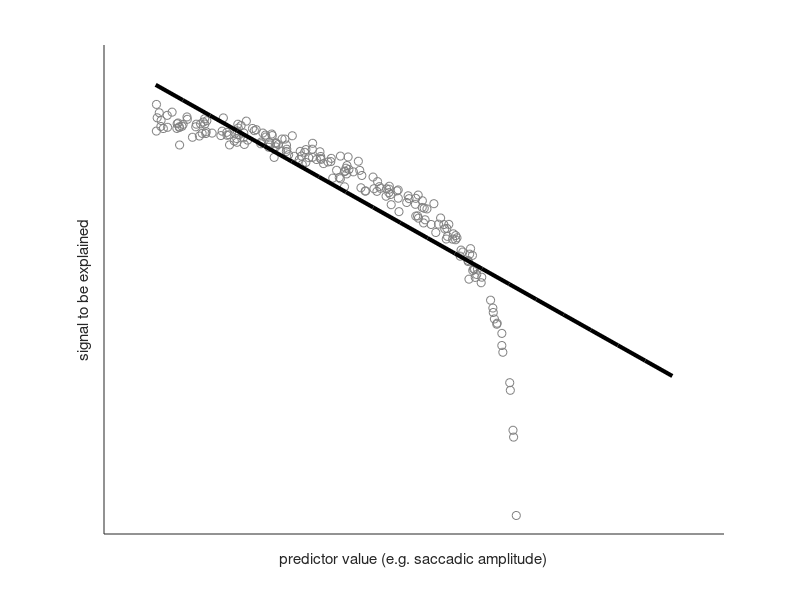

Here is the MATLAB script that generated this plot: (Note: this script raises an error after producing the figure.)
b = [0.1 0.5 1 2 0.2 4 2]/2;
N = 200;
x = sort(rand(N,1)*7+1);
y = [];
yD = log(8-x) + randn(N,1)*0.1;
% yD = yD-min(yD);

%% Linear Fit
Xinv = pinv([ones(prod(size(x)),1),x(:)]);
betaLinear = Xinv * yD(:);

figure

plot(x,yD','o','Color',[0.5 0.5 0.5])
hold all
xPlot = linspace(1,11,20);
plot(xPlot,xPlot*betaLinear(2)+betaLinear(1),'k','LineWidth',3)
xlabel('predictor value (e.g. saccadic amplitude)')
ylabel('signal to be explained')

set(get(gcf,'Children'),'Box','off','YTick',[],'XTick',[])

set(gcf,'Position',[   716   687   763   309])
export_fig nonlinear1.png -transparent
%% Boxcar function fit
tmp = floor(x)

%build the dummy coding matrix
basisBox = [tmp == 1 tmp==2 tmp==3 tmp==4 tmp==5 tmp==6 tmp==7];
betaBox = pinv(basisBox*1)*yD(:)


figure,
subplot(1,2,1)
plot(x,basisBox','-')
ylim([0 3])
xlim([1 8])
xlabel('basis set')

subplot(1,2,2)
plot(x,yD','o','Color',[0.5 0.5 0.5])

hold all
xPlot = linspace(1.1,8,100)';
yTmp = [];
for k = 2:1:8.5
   yTmp =[yTmp   ((k-1) < xPlot) & (xPlot <= k)];
end

plot(xPlot,yTmp*betaBox,'k','LineWidth',3)
set(get(gcf,'Children'),'Box','off','YTick',[],'XTick',[])

xlabel('predictor value (e.g. saccadic amplitude)')
ylabel('signal to be explained')
set(gcf,'Position',[   716   687   763   309])
export_fig nonlinear_boxcar.png -transparent
%% Spline Fit
basisSpline = Bernstein(1:20,[1 1 1 linspace(1,20,5) 20 20 20],[],4);
tmp = ceil(x*19/7)-2;
basisBox = [tmp == 1 tmp==2 tmp==3 tmp==4 tmp==5 tmp==6 tmp==7 tmp==8 tmp==9 tmp==10 tmp==11 tmp==12 tmp==13 tmp==14 tmp==15 tmp==16 tmp == 17 tmp==18 tmp==19 tmp ==20];

betaSpline = pinv([ones(N,1) basisBox*basisSpline]) * yD(:)

figure
subplot(1,2,1)
plot(basisSpline,'--')
xlabel('basis set')
subplot(1,2,2)
plot(x,yD','o','Color',[0.5 0.5 0.5])
hold all,
plot(linspace(1,8,20),basisSpline'.*betaSpline(2:end),'--')
plot(linspace(1,8,20),basisSpline*betaSpline(2:end)+betaSpline(1),'k','LineWidth',3)

xlabel('predictor value (e.g. saccadic amplitude)')
ylabel('signal to be explained')

set(get(gcf,'Children'),'Box','off','YTick',[],'XTick',[])
set(gcf,'Position',[   716   687   763   309])
export_fig nonlinear_spline.png -transparent